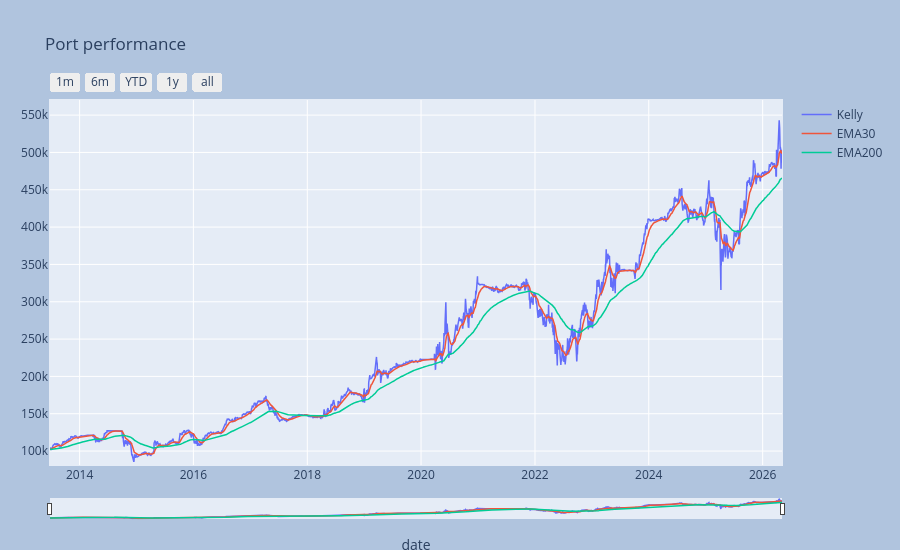

Notebook code cell kept with this figure:
### Markdown cell above
### "Optimizer" = KellyEngine

### Code cell
pname = 'Kelly'
ccs = az.CorrClusterSelector(corr_threshold=corr_threshold, freq=freq)
dms = az.DualMomentumSelector(nw=nw, threshold=ths)
kelly = az.KellyEngine(freq=freq, hlength=hlength)
model = az.ModelPipeline([ccs, dms, kelly])
pp_kelly = az.Port_Generator(mktdata, 
                             freq=freq, 
                             fixoffset=fixoffset, 
                             histoffset=histoffset,
                             pname=pname)
port_kelly = pp_kelly.set_model(model)
_ = pp_kelly.port_view(fancy=True)

### Figure 1 — Plotly figure (JSON) as saved in the notebook; plotly's stock layout.template omitted (floating-point values rounded to 4 significant figures; data arrays with more than 128 entries replaced by an {"elided": "..."} marker saying what was removed)
{"data": [{"line": {"width": 1.5}, "name": "Kelly", "type": "scatter", "x": {"elided": "3235 str values"}, "y": {"elided": "3235 float values"}}, {"line": {"width": 1.5}, "name": "EMA30", "type": "scatter", "x": {"elided": "3235 str values"}, "y": {"elided": "3235 float values"}}, {"line": {"width": 1.5}, "name": "EMA200", "type": "scatter", "x": {"elided": "3235 str values"}, "y": {"elided": "3235 float values"}}], "layout": {"autosize": false, "height": 550, "margin": {"b": 25, "l": 50, "pad": 1, "r": 50, "t": 100}, "paper_bgcolor": "LightSteelBlue", "title": {"text": "Port performance"}, "width": 900, "xaxis": {"autorange": false, "fixedrange": false, "range": ["2013-06-25T00:00:00", "2026-05-05T00:00:00"], "rangeselector": {"buttons": [{"count": 1, "label": "1m", "step": "month", "stepmode": "backward"}, {"count": 6, "label": "6m", "step": "month", "stepmode": "backward"}, {"count": 1, "label": "YTD", "step": "year", "stepmode": "todate"}, {"count": 1, "label": "1y", "step": "year", "stepmode": "backward"}, {"step": "all"}]}, "rangeslider": {"thickness": 0.05, "visible": true}, "title": {"text": "date"}, "type": "date"}, "yaxis": {"autorange": false, "fixedrange": false, "range": [81320.0, 570200.0], "title": {}}}}
